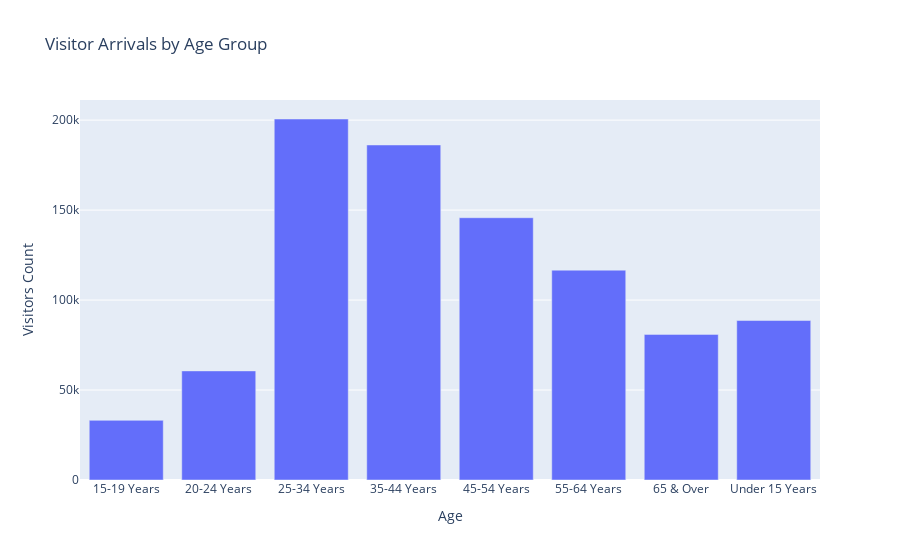

Notebook code for this chart:
### Code cell
inter_arrival_age_df_group = inter_arrival_age_df.copy()
inter_arrival_age_df_group = inter_arrival_age_df_group.groupby('age')['visitor_arrivals'].mean()
inter_arrival_age_df_group = pd.DataFrame(inter_arrival_age_df_group[inter_arrival_age_df_group.index != 'Total']).reset_index()

fig = px.bar(inter_arrival_age_df_group, x='age', y='visitor_arrivals', title='Visitor Arrivals by Age Group', labels={'age':'Age', 'visitor_arrivals': 'Visitors Count'})
fig.show()

### Figure 1 — Plotly figure (JSON) as saved in the notebook; plotly's stock layout.template omitted (floating-point values rounded to 4 significant figures)
{"data": [{"hovertemplate": "Age=%{x}<br>Visitors Count=%{y}<extra></extra>", "legendgroup": "", "marker": {"color": "#636efa", "pattern": {"shape": ""}}, "name": "", "orientation": "v", "showlegend": false, "textposition": "auto", "type": "bar", "x": ["15-19 Years", "20-24 Years", "25-34 Years", "35-44 Years", "45-54 Years", "55-64 Years", "65 & Over", "Under 15 Years"], "xaxis": "x", "y": [33160.0, 60630.0, 200600.0, 186200.0, 145800.0, 116600.0, 80930.0, 88630.0], "yaxis": "y"}], "layout": {"barmode": "relative", "legend": {"tracegroupgap": 0}, "title": {"text": "Visitor Arrivals by Age Group"}, "xaxis": {"anchor": "y", "domain": [0, 1], "title": {"text": "Age"}}, "yaxis": {"anchor": "x", "domain": [0, 1], "title": {"text": "Visitors Count"}}}}
